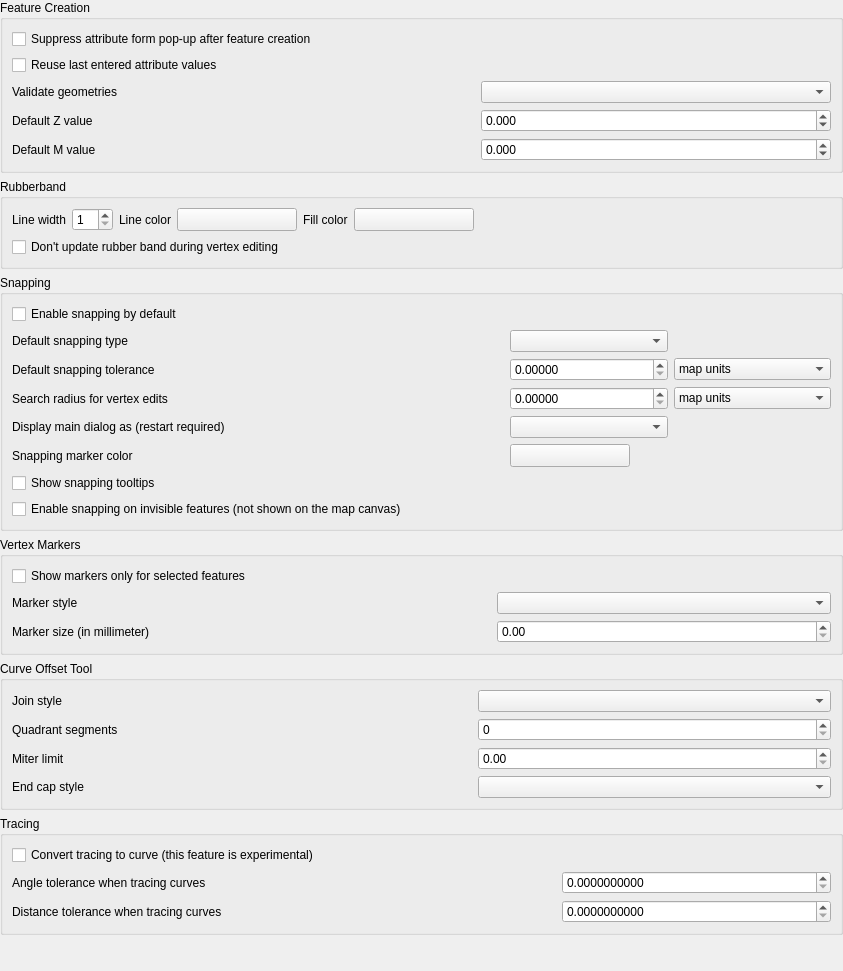
             <widget class="QWidget" name="mOptionsScrollAreaContents_07">
              <property name="geometry">
               <rect>
                <x>0</x>
                <y>-256</y>
                <width>843</width>
                <height>971</height>
               </rect>
              </property>
              <layout class="QVBoxLayout" name="verticalLayout_31">
               <property name="leftMargin">
                <number>0</number>
               </property>
               <property name="topMargin">
                <number>0</number>
               </property>
               <property name="rightMargin">
                <number>0</number>
               </property>
               <property name="bottomMargin">
                <number>0</number>
               </property>
               <item>
                <widget class="QgsCollapsibleGroupBox" name="mEnterAttributeValuesGroupBox">
                 <property name="title">
                  <string>Feature Creation</string>
                 </property>
                 <layout class="QGridLayout" name="gridLayout_28">
                  <item row="2" column="0">
                   <widget class="QLabel" name="label_19">
                    <property name="text">
                     <string>Validate geometries</string>
                    </property>
                   </widget>
                  </item>
                  <item row="0" column="0" colspan="3">
                   <widget class="QCheckBox" name="chkDisableAttributeValuesDlg">
                    <property name="text">
                     <string>Suppress attribute form pop-up after feature creation</string>
                    </property>
                    <property name="tristate">
                     <bool>false</bool>
                    </property>
                   </widget>
                  </item>
                  <item row="2" column="1">
                   <spacer name="horizontalSpacer_32">
                    <property name="orientation">
                     <enum>Qt::Horizontal</enum>
                    </property>
                    <property name="sizeHint" stdset="0">
                     <size>
                      <width>40</width>
                      <height>20</height>
                     </size>
                    </property>
                   </spacer>
                  </item>
                  <item row="1" column="0" colspan="3">
                   <widget class="QCheckBox" name="chkReuseLastValues">
                    <property name="text">
                     <string>Reuse last entered attribute values</string>
                    </property>
                    <property name="tristate">
                     <bool>false</bool>
                    </property>
                   </widget>
                  </item>
                  <item row="3" column="0">
                   <widget class="QLabel" name="mDefaultZValueLabel">
                    <property name="text">
                     <string>Default Z value</string>
                    </property>
                   </widget>
                  </item>
                  <item row="4" column="0">
                   <widget class="QLabel" name="mDefaultMValueLabel">
                    <property name="text">
                     <string>Default M value</string>
                    </property>
                   </widget>
                  </item>
                  <item row="3" column="2">
                   <widget class="QgsDoubleSpinBox" name="mDefaultZValueSpinBox">
                    <property name="toolTip">
                     <string>Default Z Value</string>
                    </property>
                    <property name="decimals">
                     <number>3</number>
                    </property>
                    <property name="minimum">
                     <double>-999999.998999999952503</double>
                    </property>
                    <property name="maximum">
                     <double>1000000.000000000000000</double>
                    </property>
                    <property name="singleStep">
                     <double>1.000000000000000</double>
                    </property>
                   </widget>
                  </item>
                  <item row="4" column="2">
                   <widget class="QgsDoubleSpinBox" name="mDefaultMValueSpinBox">
                    <property name="toolTip">
                     <string>Default Measure Value</string>
                    </property>
                    <property name="decimals">
                     <number>3</number>
                    </property>
                    <property name="minimum">
                     <double>-999999.998999999952503</double>
                    </property>
                    <property name="maximum">
                     <double>1000000.000000000000000</double>
                    </property>
                    <property name="singleStep">
                     <double>1.000000000000000</double>
                    </property>
                   </widget>
                  </item>
                  <item row="2" column="2">
                   <widget class="QComboBox" name="mValidateGeometries">
                    <property name="sizePolicy">
                     <sizepolicy hsizetype="Expanding" vsizetype="Fixed">
                      <horstretch>0</horstretch>
                      <verstretch>0</verstretch>
                     </sizepolicy>
                    </property>
                   </widget>
                  </item>
                 </layout>
                </widget>
               </item>
               <item>
                <widget class="QgsCollapsibleGroupBox" name="mRubberBandGroupBox">
                 <property name="title">
                  <string>Rubberband</string>
                 </property>
                 <layout class="QGridLayout" name="_9">
                  <item row="0" column="9">
                   <spacer name="horizontalSpacer_33">
                    <property name="orientation">
                     <enum>Qt::Horizontal</enum>
                    </property>
                    <property name="sizeHint" stdset="0">
                     <size>
                      <width>40</width>
                      <height>20</height>
                     </size>
                    </property>
                   </spacer>
                  </item>
                  <item row="0" column="0">
                   <widget class="QLabel" name="mLineWidthTextLabel">
                    <property name="sizePolicy">
                     <sizepolicy hsizetype="Maximum" vsizetype="Preferred">
                      <horstretch>0</horstretch>
                      <verstretch>0</verstretch>
                     </sizepolicy>
                    </property>
                    <property name="text">
                     <string>Line width</string>
                    </property>
                   </widget>
                  </item>
                  <item row="0" column="2">
                   <widget class="QLabel" name="mLineColorTextLabel">
                    <property name="sizePolicy">
                     <sizepolicy hsizetype="Maximum" vsizetype="Preferred">
                      <horstretch>0</horstretch>
                      <verstretch>0</verstretch>
                     </sizepolicy>
                    </property>
                    <property name="text">
                     <string>Line color</string>
                    </property>
                   </widget>
                  </item>
                  <item row="0" column="1">
                   <widget class="QgsSpinBox" name="mLineWidthSpinBox">
                    <property name="toolTip">
                     <string>Line width in pixels</string>
                    </property>
                    <property name="minimum">
                     <number>1</number>
                    </property>
                   </widget>
                  </item>
                  <item row="0" column="5">
                   <widget class="QgsColorButton" name="mFillColorToolButton">
                    <property name="sizePolicy">
                     <sizepolicy hsizetype="Fixed" vsizetype="Fixed">
                      <horstretch>0</horstretch>
                      <verstretch>0</verstretch>
                     </sizepolicy>
                    </property>
                    <property name="minimumSize">
                     <size>
                      <width>120</width>
                      <height>0</height>
                     </size>
                    </property>
                    <property name="maximumSize">
                     <size>
                      <width>120</width>
                      <height>16777215</height>
                     </size>
                    </property>
                    <property name="text">
                     <string/>
                    </property>
                   </widget>
                  </item>
                  <item row="0" column="4">
                   <widget class="QLabel" name="mSelectColorTextLabel">
                    <property name="sizePolicy">
                     <sizepolicy hsizetype="Maximum" vsizetype="Preferred">
                      <horstretch>0</horstretch>
                      <verstretch>0</verstretch>
                     </sizepolicy>
                    </property>
                    <property name="text">
                     <string>Fill color</string>
                    </property>
                   </widget>
                  </item>
                  <item row="0" column="3">
                   <widget class="QgsColorButton" name="mLineColorToolButton">
                    <property name="sizePolicy">
                     <sizepolicy hsizetype="Fixed" vsizetype="Fixed">
                      <horstretch>0</horstretch>
                      <verstretch>0</verstretch>
                     </sizepolicy>
                    </property>
                    <property name="minimumSize">
                     <size>
                      <width>120</width>
                      <height>0</height>
                     </size>
                    </property>
                    <property name="maximumSize">
                     <size>
                      <width>120</width>
                      <height>16777215</height>
                     </size>
                    </property>
                    <property name="text">
                     <string/>
                    </property>
                   </widget>
                  </item>
                  <item row="1" column="0" colspan="7">
                   <widget class="QCheckBox" name="mLineGhostCheckBox">
                    <property name="text">
                     <string>Don't update rubber band during vertex editing</string>
                    </property>
                   </widget>
                  </item>
                 </layout>
                </widget>
               </item>
               <item>
                <widget class="QgsCollapsibleGroupBox" name="mSnappingGroupBox">
                 <property name="title">
                  <string>Snapping</string>
                 </property>
                 <layout class="QGridLayout" name="gridLayout_3">
                  <item row="0" column="0" colspan="4">
                   <widget class="QCheckBox" name="mSnappingEnabledDefault">
                    <property name="text">
                     <string>Enable snapping by default</string>
                    </property>
                   </widget>
                  </item>
                  <item row="1" column="0">
                   <widget class="QLabel" name="mDefaultSnapTypeLabel">
                    <property name="text">
                     <string>Default snapping type</string>
                    </property>
                   </widget>
                  </item>
                  <item row="1" column="1">
                   <spacer>
                    <property name="orientation">
                     <enum>Qt::Horizontal</enum>
                    </property>
                    <property name="sizeHint" stdset="0">
                     <size>
                      <width>273</width>
                      <height>19</height>
                     </size>
                    </property>
                   </spacer>
                  </item>
                  <item row="1" column="2">
                   <widget class="QComboBox" name="mDefaultSnapTypeComboBox">
                    <property name="sizePolicy">
                     <sizepolicy hsizetype="Expanding" vsizetype="Fixed">
                      <horstretch>0</horstretch>
                      <verstretch>0</verstretch>
                     </sizepolicy>
                    </property>
                   </widget>
                  </item>
                  <item row="2" column="0">
                   <widget class="QLabel" name="mDefaultSnappingToleranceTextLabel">
                    <property name="text">
                     <string>Default snapping tolerance</string>
                    </property>
                   </widget>
                  </item>
                  <item row="2" column="1">
                   <spacer>
                    <property name="orientation">
                     <enum>Qt::Horizontal</enum>
                    </property>
                    <property name="sizeHint" stdset="0">
                     <size>
                      <width>241</width>
                      <height>20</height>
                     </size>
                    </property>
                   </spacer>
                  </item>
                  <item row="2" column="2">
                   <widget class="QgsDoubleSpinBox" name="mDefaultSnappingToleranceSpinBox">
                    <property name="decimals">
                     <number>5</number>
                    </property>
                    <property name="maximum">
                     <double>99999999.989999994635582</double>
                    </property>
                   </widget>
                  </item>
                  <item row="2" column="3">
                   <widget class="QComboBox" name="mDefaultSnappingToleranceComboBox">
                    <property name="sizePolicy">
                     <sizepolicy hsizetype="Expanding" vsizetype="Fixed">
                      <horstretch>0</horstretch>
                      <verstretch>0</verstretch>
                     </sizepolicy>
                    </property>
                    <item>
                     <property name="text">
                      <string>map units</string>
                     </property>
                    </item>
                    <item>
                     <property name="text">
                      <string>pixels</string>
                     </property>
                    </item>
                   </widget>
                  </item>
                  <item row="3" column="0">
                   <widget class="QLabel" name="mVertexSearchRadiusVertexEditLabel">
                    <property name="text">
                     <string>Search radius for vertex edits</string>
                    </property>
                   </widget>
                  </item>
                  <item row="3" column="1">
                   <spacer>
                    <property name="orientation">
                     <enum>Qt::Horizontal</enum>
                    </property>
                    <property name="sizeHint" stdset="0">
                     <size>
                      <width>61</width>
                      <height>20</height>
                     </size>
                    </property>
                   </spacer>
                  </item>
                  <item row="3" column="2">
                   <widget class="QgsDoubleSpinBox" name="mSearchRadiusVertexEditSpinBox">
                    <property name="decimals">
                     <number>5</number>
                    </property>
                    <property name="maximum">
                     <double>99999999.989999994635582</double>
                    </property>
                   </widget>
                  </item>
                  <item row="3" column="3">
                   <widget class="QComboBox" name="mSearchRadiusVertexEditComboBox">
                    <item>
                     <property name="text">
                      <string>map units</string>
                     </property>
                    </item>
                    <item>
                     <property name="text">
                      <string>pixels</string>
                     </property>
                    </item>
                   </widget>
                  </item>
                  <item row="4" column="0">
                   <widget class="QLabel" name="label_49">
                    <property name="text">
                     <string>Display main dialog as (restart required)</string>
                    </property>
                   </widget>
                  </item>
                  <item row="4" column="2">
                   <widget class="QComboBox" name="mSnappingMainDialogComboBox"/>
                  </item>
                  <item row="5" column="0">
                   <widget class="QLabel" name="label_2">
                    <property name="text">
                     <string>Snapping marker color</string>
                    </property>
                   </widget>
                  </item>
                  <item row="5" column="2">
                   <widget class="QgsColorButton" name="mSnappingMarkerColorButton">
                    <property name="minimumSize">
                     <size>
                      <width>120</width>
                      <height>0</height>
                     </size>
                    </property>
                   </widget>
                  </item>
                  <item row="6" column="0" colspan="4">
                   <widget class="QCheckBox" name="mSnappingTooltipsCheckbox">
                    <property name="text">
                     <string>Show snapping tooltips</string>
                    </property>
                   </widget>
                  </item>
                  <item row="7" column="0" colspan="4">
                   <widget class="QCheckBox" name="mEnableSnappingOnInvisibleFeatureCheckbox">
                    <property name="text">
                     <string>Enable snapping on invisible features (not shown on the map canvas)</string>
                    </property>
                   </widget>
                  </item>
                 </layout>
                </widget>
               </item>
               <item>
                <widget class="QgsCollapsibleGroupBox" name="mVertexMarkerGroupBox">
                 <property name="title">
                  <string>Vertex Markers</string>
                 </property>
                 <layout class="QGridLayout" name="_11">
                  <item row="1" column="0">
                   <widget class="QLabel" name="mMarkerStyleLabel">
                    <property name="text">
                     <string>Marker style</string>
                    </property>
                   </widget>
                  </item>
                  <item row="1" column="1">
                   <spacer>
                    <property name="orientation">
                     <enum>Qt::Horizontal</enum>
                    </property>
                    <property name="sizeHint" stdset="0">
                     <size>
                      <width>281</width>
                      <height>20</height>
                     </size>
                    </property>
                   </spacer>
                  </item>
                  <item row="1" column="2">
                   <widget class="QComboBox" name="mMarkerStyleComboBox">
                    <property name="sizePolicy">
                     <sizepolicy hsizetype="Expanding" vsizetype="Fixed">
                      <horstretch>0</horstretch>
                      <verstretch>0</verstretch>
                     </sizepolicy>
                    </property>
                   </widget>
                  </item>
                  <item row="2" column="2">
                   <widget class="QgsDoubleSpinBox" name="mMarkerSizeSpinBox">
                    <property name="layoutDirection">
                     <enum>Qt::LeftToRight</enum>
                    </property>
                    <property name="minimum">
                     <double>0.000000000000000</double>
                    </property>
                    <property name="singleStep">
                     <double>0.010000000000000</double>
                    </property>
                   </widget>
                  </item>
                  <item row="2" column="0">
                   <widget class="QLabel" name="label_6">
                    <property name="text">
                     <string>Marker size (in millimeter)</string>
                    </property>
                   </widget>
                  </item>
                  <item row="2" column="1">
                   <spacer>
                    <property name="orientation">
                     <enum>Qt::Horizontal</enum>
                    </property>
                    <property name="sizeHint" stdset="0">
                     <size>
                      <width>40</width>
                      <height>20</height>
                     </size>
                    </property>
                   </spacer>
                  </item>
                  <item row="0" column="0" colspan="3">
                   <widget class="QCheckBox" name="mMarkersOnlyForSelectedCheckBox">
                    <property name="text">
                     <string>Show markers only for selected features</string>
                    </property>
                   </widget>
                  </item>
                 </layout>
                </widget>
               </item>
               <item>
                <widget class="QgsCollapsibleGroupBox" name="groupBox_21">
                 <property name="title">
                  <string>Curve Offset Tool</string>
                 </property>
                 <layout class="QGridLayout" name="gridLayout">
                  <item row="3" column="0">
                   <widget class="QLabel" name="label_25">
                    <property name="text">
                     <string>End cap style</string>
                    </property>
                   </widget>
                  </item>
                  <item row="1" column="0">
                   <widget class="QLabel" name="label_27">
                    <property name="text">
                     <string>Quadrant segments</string>
                    </property>
                   </widget>
                  </item>
                  <item row="0" column="1">
                   <spacer name="horizontalSpacer_29">
                    <property name="orientation">
                     <enum>Qt::Horizontal</enum>
                    </property>
                    <property name="sizeHint" stdset="0">
                     <size>
                      <width>40</width>
                      <height>20</height>
                     </size>
                    </property>
                   </spacer>
                  </item>
                  <item row="2" column="2">
                   <widget class="QgsDoubleSpinBox" name="mCurveOffsetMiterLimitComboBox"/>
                  </item>
                  <item row="2" column="0">
                   <widget class="QLabel" name="label_28">
                    <property name="text">
                     <string>Miter limit</string>
                    </property>
                   </widget>
                  </item>
                  <item row="2" column="1">
                   <spacer name="horizontalSpacer_31">
                    <property name="orientation">
                     <enum>Qt::Horizontal</enum>
                    </property>
                    <property name="sizeHint" stdset="0">
                     <size>
                      <width>40</width>
                      <height>20</height>
                     </size>
                    </property>
                   </spacer>
                  </item>
                  <item row="1" column="1">
                   <spacer name="horizontalSpacer_30">
                    <property name="orientation">
                     <enum>Qt::Horizontal</enum>
                    </property>
                    <property name="sizeHint" stdset="0">
                     <size>
                      <width>40</width>
                      <height>20</height>
                     </size>
                    </property>
                   </spacer>
                  </item>
                  <item row="1" column="2">
                   <widget class="QgsSpinBox" name="mOffsetQuadSegSpinBox"/>
                  </item>
                  <item row="0" column="0">
                   <widget class="QLabel" name="label_26">
                    <property name="text">
                     <string>Join style</string>
                    </property>
                   </widget>
                  </item>
                  <item row="0" column="2">
                   <widget class="QComboBox" name="mOffsetJoinStyleComboBox">
                    <property name="sizePolicy">
                     <sizepolicy hsizetype="Expanding" vsizetype="Fixed">
                      <horstretch>0</horstretch>
                      <verstretch>0</verstretch>
                     </sizepolicy>
                    </property>
                   </widget>
                  </item>
                  <item row="3" column="2">
                   <widget class="QComboBox" name="mOffsetCapStyleComboBox"/>
                  </item>
                  <item row="3" column="1">
                   <spacer name="horizontalSpacer_4">
                    <property name="orientation">
                     <enum>Qt::Horizontal</enum>
                    </property>
                    <property name="sizeHint" stdset="0">
                     <size>
                      <width>40</width>
                      <height>20</height>
                     </size>
                    </property>
                   </spacer>
                  </item>
                 </layout>
                </widget>
               </item>
               <item>
                <widget class="QgsCollapsibleGroupBox" name="groupBox_30">
                 <property name="title">
                  <string>Tracing</string>
                 </property>
                 <layout class="QGridLayout" name="gridLayout1">
                  <item row="0" column="0" colspan="3">
                   <widget class="QCheckBox" name="mTracingConvertToCurveCheckBox">
                    <property name="text">
                     <string>Convert tracing to curve (this feature is experimental)</string>
                    </property>
                   </widget>
                  </item>
                  <item row="1" column="0">
                   <widget class="QLabel" name="label_44">
                    <property name="text">
                     <string>Angle tolerance when tracing curves</string>
                    </property>
                   </widget>
                  </item>
                  <item row="2" column="0">
                   <widget class="QLabel" name="label_70">
                    <property name="text">
                     <string>Distance tolerance when tracing curves</string>
                    </property>
                   </widget>
                  </item>
                  <item row="1" column="2">
                   <widget class="QgsDoubleSpinBox" name="mTracingCustomAngleToleranceSpinBox">
                    <property name="toolTip">
                     <string>This specifies the maximum angular deviation (in radians) allowed for a series of points to be converted to a curve.</string>
                    </property>
                    <property name="decimals">
                     <number>10</number>
                    </property>
                    <property name="maximum">
                     <double>9999.000000000000000</double>
                    </property>
                   </widget>
                  </item>
                  <item row="2" column="2">
                   <widget class="QgsDoubleSpinBox" name="mTracingCustomDistanceToleranceSpinBox">
                    <property name="toolTip">
                     <string>This specifies the maximum deviation allowed between the original location of vertices and where they would fall on the candidate curved geometry for a series of points to be converted to a curve.</string>
                    </property>
                    <property name="decimals">
                     <number>10</number>
                    </property>
                    <property name="maximum">
                     <double>9999.000000000000000</double>
                    </property>
                   </widget>
                  </item>
                 </layout>
                </widget>
               </item>
               <item>
                <spacer name="verticalSpacer_4">
                 <property name="orientation">
                  <enum>Qt::Vertical</enum>
                 </property>
                 <property name="sizeHint" stdset="0">
                  <size>
                   <width>20</width>
                   <height>40</height>
                  </size>
                 </property>
                </spacer>
               </item>
              </layout>
             </widget>
